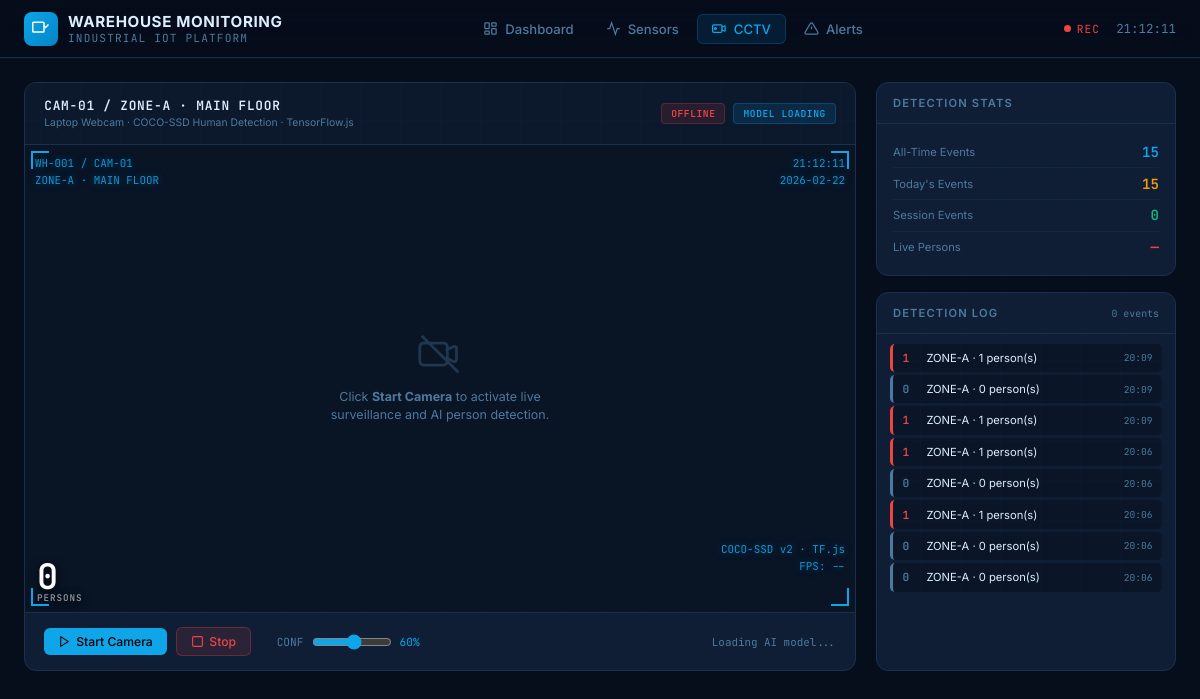
/cctv, run on the app's committed database.
### tables this page shows
CREATE TABLE cctv_events (
            id             INTEGER PRIMARY KEY AUTOINCREMENT,
            person_count   INTEGER NOT NULL,
            max_confidence REAL,
            zone           TEXT    DEFAULT 'ZONE-A',
            timestamp      DATETIME DEFAULT CURRENT_TIMESTAMP
        );

### app.py (the view)
@app.route("/cctv")
def cctv_page():
    conn = get_db()
    recent_events = conn.execute(
        "SELECT * FROM cctv_events ORDER BY timestamp DESC LIMIT 30"
    ).fetchall()
    total_detections = conn.execute("SELECT COUNT(*) FROM cctv_events").fetchone()[0]
    today_detections = conn.execute(
        "SELECT COUNT(*) FROM cctv_events WHERE date(timestamp)=date('now')"
    ).fetchone()[0]
    conn.close()
    return render_template(
        "cctv.html",
        recent_events=recent_events,
        total_detections=total_detections,
        today_detections=today_detections,
    )

### app.py (called while the page is built)
def get_db():
    conn = sqlite3.connect(DB_PATH)
    conn.row_factory = sqlite3.Row
    return conn

### templates/cctv.html (shortened to what this page needs)
<!DOCTYPE html>
<html lang="en">
<head>
</head>
<body>
    <header class="topbar">
        <div class="topbar-left">
            <div class="logo">
                <div class="logo-icon"><svg viewBox="0 0 24 24" fill="none" stroke="white" stroke-width="2" width="18"
                        height="18">
                        <rect x="1" y="3" width="15" height="13" rx="1" />
                        <path d="m16 8 2 2 4-4" />
                    </svg></div>
                <div>
                    <div class="logo-text">WAREHOUSE MONITORING</div>
                    <div class="logo-sub">INDUSTRIAL IOT PLATFORM</div>
                </div>
            </div>
        </div>
        <nav class="topbar-nav">
            <a href="/" class="nav-item"><svg viewBox="0 0 24 24" fill="none" stroke="currentColor" stroke-width="2">
                    <rect width="7" height="9" x="3" y="3" rx="1" />
                    <rect width="7" height="5" x="14" y="3" rx="1" />
                    <rect width="7" height="9" x="14" y="12" rx="1" />
                    <rect width="7" height="5" x="3" y="16" rx="1" />
                </svg>Dashboard</a>
            <a href="/sensors" class="nav-item"><svg viewBox="0 0 24 24" fill="none" stroke="currentColor"
                    stroke-width="2">
                    <path d="M22 12h-4l-3 9L9 3l-3 9H2" />
                </svg>Sensors</a>
            <a href="/cctv" class="nav-item active"><svg viewBox="0 0 24 24" fill="none" stroke="currentColor"
                    stroke-width="2">
                    <path d="m15 10 4.553-2.07A1 1 0 0 1 21 8.87v6.26a1 1 0 0 1-1.447.93L15 14" />
                    <rect x="1" y="6" width="15" height="12" rx="2" />
                    <circle cx="5.5" cy="12" r="1.5" />
                </svg>CCTV</a>
            <a href="/alerts" class="nav-item"><svg viewBox="0 0 24 24" fill="none" stroke="currentColor"
                    stroke-width="2">
                    <path
                        d="M10.29 3.86 1.82 18a2 2 0 0 0 1.71 3h16.94a2 2 0 0 0 1.71-3L13.71 3.86a2 2 0 0 0-3.42 0z" />
                    <line x1="12" y1="9" x2="12" y2="13" />
                    <line x1="12" y1="17" x2="12.01" y2="17" />
                </svg>Alerts</a>
        </nav>
        <div class="topbar-right">
            <div class="rec-live">
                <div class="rec-dot"></div>REC
            </div>
            <div class="sys-time" id="clock">--:--:--</div>
        </div>
    </header>
    <main class="page">
        <div class="layout">
            <div class="cam-panel">
                <div class="cam-head">
                    <div>
                        <div class="cam-title">CAM-01 / ZONE-A · MAIN FLOOR</div>
                        <div class="cam-sub">Laptop Webcam · COCO-SSD Human Detection · TensorFlow.js</div>
                    </div>
                    <div style="display:flex;gap:.5rem;">
                        <span class="chip chip-red" id="recChip">OFFLINE</span>
                        <span class="chip chip-blue" id="aiChip">MODEL LOADING</span>
                    </div>
                </div>
                <div class="cam-view">
                    <div class="hud hud-tl">
                        <div>WH-001 / CAM-01</div>
                        <div>ZONE-A · MAIN FLOOR</div>
                    </div>
                    <div class="hud hud-tr">
                        <div id="hudTime">--:--:--</div>
                        <div id="hudDate">--/--/----</div>
                    </div>
                    <div class="hud hud-br">
                        <div>COCO-SSD v2 · TF.js</div>
                        <div id="hudFps">FPS: --</div>
                    </div>
                    <div id="personCounter"><span id="personCount">0</span><span id="personLabel">PERSONS</span></div>
                    <div class="no-cam" id="noCam">
                        <svg viewBox="0 0 24 24" fill="none" stroke="currentColor" stroke-width="1.5">
                            <path d="m15 10 4.553-2.07A1 1 0 0 1 21 8.87v6.26a1 1 0 0 1-1.447.93L15 14" />
                            <rect x="1" y="6" width="15" height="12" rx="2" />
                            <line x1="2" y1="2" x2="22" y2="22" />
                        </svg>
                        <p>Click <strong>Start Camera</strong> to activate live surveillance and AI person detection.
                        </p>
                    </div>
                </div>
                <div class="cam-controls">
                    <button class="btn btn-primary" id="startBtn" onclick="startCamera()">
                        <svg width="13" height="13" viewBox="0 0 24 24" fill="none" stroke="currentColor"
                            stroke-width="2">
                            <polygon points="5 3 19 12 5 21 5 3" />
                        </svg>
                        Start Camera
                    </button>
                    <button class="btn btn-stop" id="stopBtn" onclick="stopCamera()" disabled>
                        <svg width="13" height="13" viewBox="0 0 24 24" fill="none" stroke="currentColor"
                            stroke-width="2">
                            <rect x="3" y="3" width="18" height="18" rx="2" />
                        </svg>
                        Stop
                    </button>
                    <div style="display:flex;align-items:center;gap:.5rem;margin-left:1rem;">
                        <label style="font-size:.7rem;color:var(--muted);font-family:var(--mono);">CONF</label>
                        <input type="range" id="confSlider" min="20" max="95" value="60"
                            style="width:80px;accent-color:var(--accent);"
                            oninput="document.getElementById('confVal').textContent=this.value+'%'">
                        <span id="confVal"
                            style="font-family:var(--mono);font-size:.7rem;color:var(--accent);">60%</span>
                    </div>
                    <span id="modelStatus">Loading AI model...</span>
                </div>
            </div>
            <div class="sidebar">
                <div class="panel">
                    <div class="ph"><span class="pt">Detection Stats</span></div>
                    <div class="pb">
                        <div class="stat-r"><span class="sl">All-Time Events</span><span class="sv"
                                style="color:var(--accent)">{{ total_detections }}</span></div>
                        <div class="stat-r"><span class="sl">Today's Events</span><span class="sv"
                                style="color:var(--warning)">{{ today_detections }}</span></div>
                        <div class="stat-r"><span class="sl">Session Events</span><span class="sv" id="sessCount"
                                style="color:var(--success)">0</span></div>
                        <div class="stat-r"><span class="sl">Live Persons</span><span class="sv" id="livePerson"
                                style="color:var(--danger)">—</span></div>
                    </div>
                </div>
                <div class="panel" style="flex:1;">
                    <div class="ph">
                        <span class="pt">Detection Log</span>
                        <span id="logCount" style="font-family:var(--mono);font-size:.62rem;color:var(--muted);">0
                            events</span>
                    </div>
                    <div class="pb" style="padding:.6rem .8rem;">
                        <div class="event-log" id="eventLog">
                            {% for evt in recent_events %}
                            <div class="ev {% if evt['person_count'] > 0 %}person{% else %}clear{% endif %}">
                                <span class="ev-count"
                                    style="color:{% if evt['person_count'] > 0 %}var(--danger){% else %}var(--muted){% endif %}">{{
                                    evt['person_count'] }}</span>
                                <div style="flex:1;font-size:.7rem;">ZONE-A · {{ evt['person_count'] }} person(s)</div>
                                <span class="ev-time">{{ evt['timestamp'][11:16] }}</span>
                            </div>
                            {% else %}
                            <div style="text-align:center;color:var(--muted);font-size:.72rem;padding:1.5rem 0;">No
                                events recorded</div>
                            {% endfor %}
                        </div>
                    </div>
                </div>
            </div>
        </div>
    </main>
</body>
</html>

### data on the page
cctv_events: person_count "1", timestamp "20:09"
cctv_events: person_count "0", timestamp "20:09"
cctv_events: person_count "1", timestamp "20:09"
cctv_events: person_count "1", timestamp "20:06"
cctv_events: person_count "0", timestamp "20:06"
cctv_events: person_count "1", timestamp "20:06"
cctv_events: person_count "0", timestamp "20:06"
cctv_events: person_count "0", timestamp "20:06"

### other printed values
{{ total_detections }} "15"
{{ today_detections }} "15"
